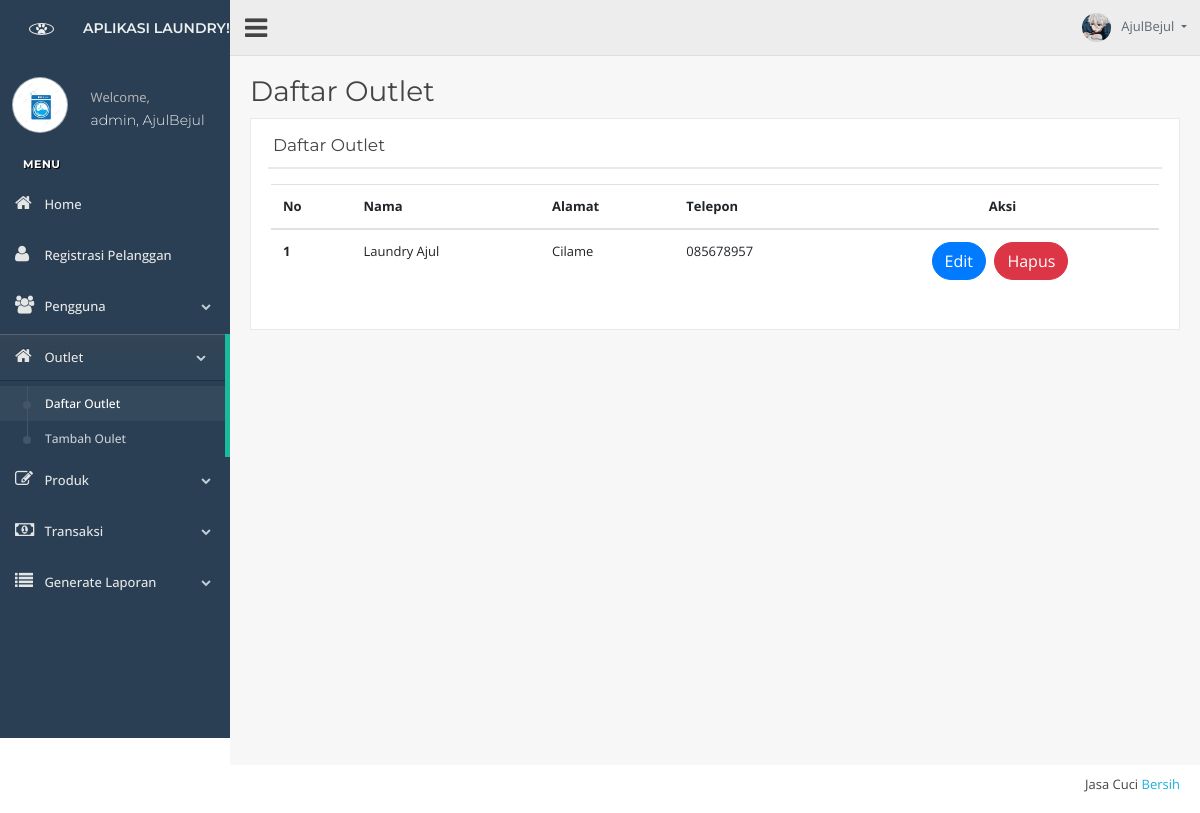
Page /views/outlet/v_list_outlet.php (signed in) on the committed database.
### tables this page shows
CREATE TABLE `tb_outlet` (
  `id` int(11) NOT NULL,
  `nama` varchar(100) NOT NULL,
  `alamat` text NOT NULL,
  `tlp` varchar(15) NOT NULL
);

### controllers/c_koneksi.php (called while the page is built)
<?php
class c_koneksi{
    function koneksi(){
        $conn = mysqli_connect('localhost','root','','laundry');
        if (!$conn) {
            die("Koneksi gagal: " . mysqli_connect_error());
        }else{
            return $conn;
        }
    }
}
?>

### controllers/c_outlet.php (called while the page is built, shortened)
<?php
include_once 'c_koneksi.php';
class c_outlet{
    function tampil(){
        $conn = new c_koneksi();
        $sql = "SELECT * FROM tb_outlet";
        $query = mysqli_query($conn->koneksi(), $sql);
        while($q = mysqli_fetch_object($query) ){
            $hasil[] = $q;
    }
        return $hasil;
}
}
?>

### views/outlet/v_list_outlet.php (the view, shortened to what this page needs)
<?php
include_once '../template/header.php';
include_once '../template/sidebar.php';
include_once '../template/topbar.php';
?>
<?php
include_once '../../controllers/c_outlet.php';
$outlet = new c_outlet();
?>
        <div class="right_col" role="main">
          <div class="">
            <div class="page-title">
              <div class="title_left">
                <h3> Daftar Outlet </small></h3>
              </div>
              <div class="title_right">
                <div class="col-md-5 col-sm-5   form-group pull-right top_search">
                </div>
              </div>
            </div>
            <div class="clearfix"></div>
            <div class="row" style="display: block;">
              <div class="col-md-12 col-sm-12  ">
                <div class="x_panel">
                  <div class="x_title">
                    <h2> Daftar Outlet</h2>
                    <div class="clearfix"></div>
                  </div>
                  <div class="x_content">
                    <table class="table">
                      <thead>
                        <tr>
                          <th>No</th>
                          <th>Nama</th>
                          <th>Alamat</th>
                          <th>Telepon</th>
                          <th><center>Aksi</center></th>
                        </tr>
                      </thead>
                      <tbody>
                        <?php
                        $no = 1;
                        foreach ($outlet->tampil() as $o) {  ?>
                        <tr>
                          <th scope="row"><?= $no++ ?></th>
                          <td><?= $o->nama ?></td>
                          <td><?= $o->alamat ?></td>
                          <td><?= $o->tlp ?></td>
                          <td>
                            <center>
                            <a href="v_edit_outlet.php?id=<?= $o->id ?>"><button type="button" class="btn btn-round btn-primary">Edit</button></a>
                            <a onclick="return confirm('Apakah yakin data akan di hapus?')" href="../../routers/r_outlet.php?id=<?= $o->id ?>&aksi=hapus"><button type="button" name="hapus" class="btn btn-round btn-danger">Hapus</button></a>
                            </center>
                          </td>
                        </tr>
                        <?php } ?>
                      </tbody>
                    </table>
                  </div>
                </div>
              </div>
            </div>
          </div>
        </div>
<?php include_once '../template/footer.php';?>

### assets/css/style1.css (style rules this page uses)
body { background: #fff; color: #444; font-family: "Open Sans", sans-serif; }
a { color: #1bb1dc; text-decoration: none; transition: 0.5s; }
h1, h2, h3, h4, h5, h6 { font-family: "Montserrat", sans-serif; font-weight: 400; margin: 0 0 20px 0; padding: 0; }

### rows in the picture
tb_outlet: nama "Laundry Ajul", alamat "Cilame", tlp "085678957"

### other values in the picture
$_SESSION['data']['role'] "admin"
$_SESSION['data']['username'] "AjulBejul"
